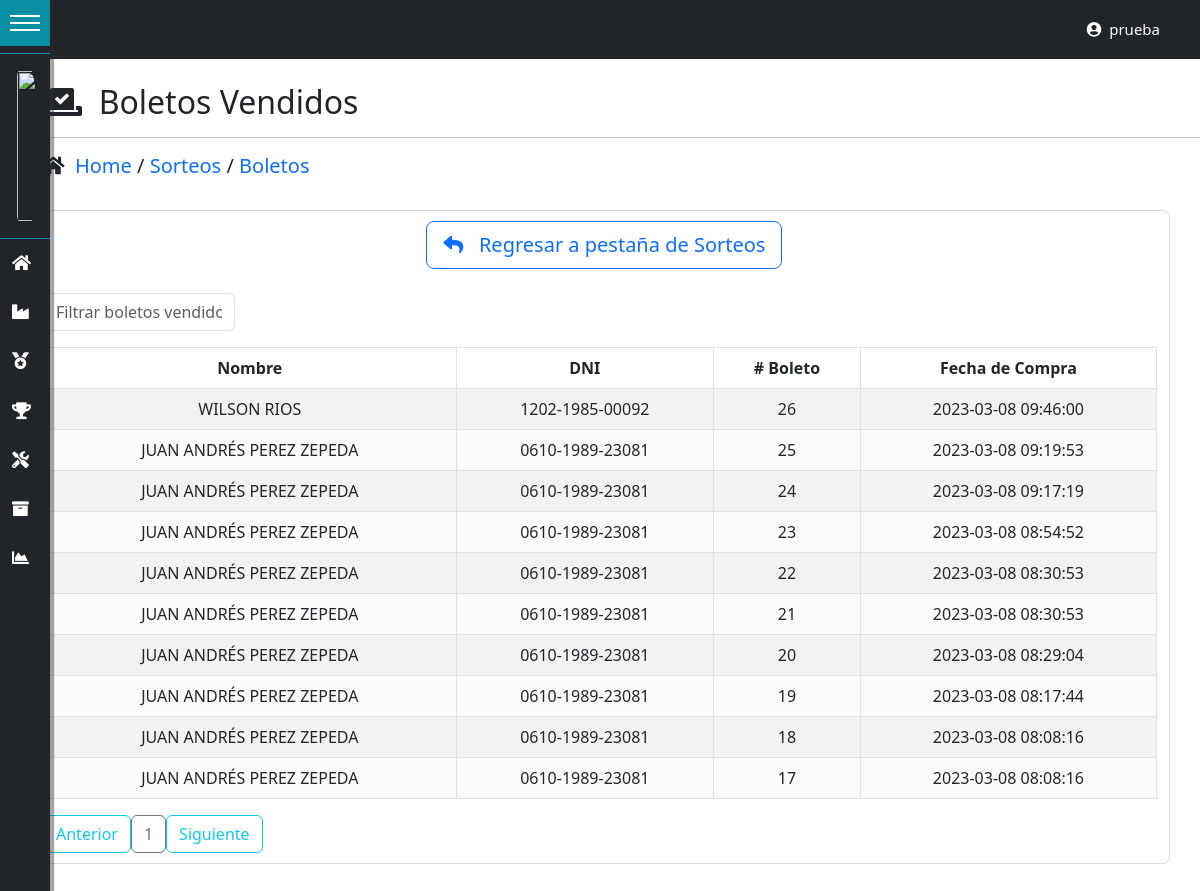
The app's page /boletos/ (signed in) with its own data.
### tables this page shows
CREATE TABLE IF NOT EXISTS `boletos` (
  `id_boleto` int(11) NOT NULL AUTO_INCREMENT,
  `id_usuario` int(11) NOT NULL,
  `id_sorteo` int(11) NOT NULL,
  `numero_boleto` int(4) NOT NULL,
  `fecha_compra` datetime NOT NULL,
  PRIMARY KEY (`id_boleto`) USING BTREE,
  KEY `IdUsuario` (`id_usuario`) USING BTREE,
  KEY `Índice 3` (`id_sorteo`),
  CONSTRAINT `FK_boletos_sorteos` FOREIGN KEY (`id_sorteo`) REFERENCES `sorteos` (`id_sorteo`) ON DELETE NO ACTION ON UPDATE NO ACTION,
  CONSTRAINT `FK_boletos_usuarios` FOREIGN KEY (`id_usuario`) REFERENCES `usuarios` (`id_usuario`) ON DELETE NO ACTION ON UPDATE NO ACTION
);

CREATE TABLE IF NOT EXISTS `personas` (
  `id_persona` int(11) NOT NULL AUTO_INCREMENT,
  `nombres` varchar(50) DEFAULT NULL,
  `apellidos` varchar(50) DEFAULT NULL,
  `dni` varchar(20) DEFAULT NULL,
  `edad` int(11) DEFAULT NULL,
  `telefono` varchar(15) DEFAULT NULL,
  `sexo` enum('Masculino','Femenino') DEFAULT NULL,
  `direccion` varchar(300) DEFAULT NULL,
  `creado_por` varchar(30) DEFAULT NULL,
  `fecha_creacion` datetime DEFAULT NULL,
  `modificado_por` varchar(30) DEFAULT NULL,
  `fecha_modificacion` datetime DEFAULT NULL,
  PRIMARY KEY (`id_persona`)
);

### controladores/vistasControlador.php (called while the page is built, shortened)
<?php
	class vistasControlador extends vistasModelo{
		public function obtener_plantilla_controlador(){
			return require_once "./vistas/plantilla.php";
		}
	}

### index.php (called while the page is built, shortened)
<?php
	require_once "./controladores/vistasControlador.php";
	$plantilla = new vistasControlador();
	$plantilla->obtener_plantilla_controlador();

### config/conexion.php (called while the page is built, shortened)
<?php
class ConexionBD{
    protected $manejador = "mysql";
    private static $servidor = "localhost";
    private static $usuario = "root";
    private static $pass = "";
    protected $db_name = "dbsorteo";
    protected function getConexion(){
        try{
            $parametros=array(PDO::ATTR_PERSISTENT=>true,PDO::MYSQL_ATTR_INIT_COMMAND=>"SET NAMES utf8");
            $this->conexion=new PDO($this->manejador.":host=".self::$servidor.";dbname=".$this->db_name,self::$usuario,self::$pass,$parametros);
            return $this->conexion;
        }
        catch(PDOException $e){
            echo 'Error en la conexion a la BD :'.$e->getMessage();
        }
    }
}

### DatosTablas/obtenerDatosSorteos.php (called while the page is built, shortened)
<?php
require_once("./config/conexion.php");
class obtenerDatosSorteos extends ConexionBD{
    public function boletosComprados(){
        $sql="SELECT b.id_boleto, b.id_usuario, b.id_sorteo, p.nombres,p.apellidos, p.dni, s.nombre_sorteo,
        b.numero_boleto,b.fecha_compra, u.id_persona from boletos b
        inner join usuarios u on u.id_usuario=b.id_usuario
        inner join sorteos s on s.id_sorteo=b.id_sorteo
        inner join personas p on p.id_persona=u.id_persona
        order by b.numero_boleto desc";
        $resultado=$this->conexion->query($sql) or die ($sql);
        return $resultado;
    }
}

### vistas/contenidos/boletos-view.php (the view, shortened to what this page needs)
<?php
include("./DatosTablas/obtenerDatosSorteos.php");
?>
<br>
<div class="container">
    <h2><i class="fas fa-vote-yea"></i>&nbsp; Boletos Vendidos</h2>
</div>
<hr/>
<div class="container">
    <h5><i class="fas fa-home"></i>&nbsp;
    <a href="<?php echo SERVERURL?>dashboard/"> Home </a>
    /
    <a href="<?php echo SERVERURL?>sorteos/"> Sorteos </a>
    /
    <a href="<?php echo SERVERURL?>boletos/"> Boletos </a></h5>
</div>
<br>
<div class="container contenedor-tabla">
    <div class="container">
        <div class="row">
            <div class="col-4"></div>
            <div class="col-6">
                <a href="<?php echo SERVERURL?>sorteos/">
                <div class="btn btn-outline-primary btn-lg"><i class="fas fa-reply"></i> &nbsp; Regresar a pestaña de Sorteos</div>
                </a>
            </div>
            <div class="col-2"></div>
        </div>
    </div>
<div class="table-responsive">
    <br>
        <input type="text" id="searchBox" class="form-control" onkeyup="filterTable()" placeholder="Filtrar boletos vendidos">
    <table id="datos-usuario" class="table table-bordered table-striped text-center">
        <thead>
            <tr>
                <th>Nombre</th>
                <th>DNI</th>
                <th># Boleto</th>
                <th>Fecha de Compra</th>
            </tr>
        </thead>
        <tbody class="body">
        <?php
                $datos=new obtenerDatosSorteos();
                $resultado=$datos->boletosComprados();
                foreach ($resultado as $fila){
            ?>
            <tr>
                <td><?php echo $fila['nombres'] . ' ' . $fila['apellidos']; ?></td>
                <td><?php echo $fila['dni']; ?></td>
                <td><?php echo $fila['numero_boleto']; ?></td>
                <td><?php echo $fila['fecha_compra']; ?></td>
            </tr>
            <?php
                    }
            ?>
        </tbody>
    </table>
</div>
<div id="paginador" class=""></div>
</div>
<br>
<br>

### vistas/css/Estilo-Form.css (style rules this page uses)
.contenedor-tabla { border: 1px solid #dddcdc; -moz-border-radius: 7px; -webkit-border-radius: 7px; padding: 10px; }
#searchBox { width:12rem; }
#datos-usuario { width: 100%; border-collapse: collapse; background-color:white; }
.contenedor-tabla { background-color:white; }
#datos-usuario th, td { padding: 8px; text-align: center; border-bottom: 1px solid rgb(226, 226, 226); }
#datos-usuario tr:nth-child(even) { background-color: #fafafa; }
.container h5 a { text-decoration: none; }

### vistas/css/estilos-vistas.css (style rules this page uses)
:root { --width:17rem; --pading:12px; --bgcoolor:rgb(33, 37, 41); --hovercolor:#088fa3; --width-collapsed:50px; }
body { font-size:18px; padding:0; margin: 0; margin-left:var(--width-collapsed); }

### records on screen
boletos: personas.nombres "WILSON", personas.apellidos "RIOS", personas.dni "1202-1985-00092", numero_boleto "26", fecha_compra "2023-03-08 09:46:00"
boletos: personas.nombres "JUAN ANDRÉS", personas.apellidos "PEREZ ZEPEDA", personas.dni "0610-1989-23081", numero_boleto "25", fecha_compra "2023-03-08 09:19:53"
boletos: personas.nombres "JUAN ANDRÉS", personas.apellidos "PEREZ ZEPEDA", personas.dni "0610-1989-23081", numero_boleto "24", fecha_compra "2023-03-08 09:17:19"
boletos: personas.nombres "JUAN ANDRÉS", personas.apellidos "PEREZ ZEPEDA", personas.dni "0610-1989-23081", numero_boleto "23", fecha_compra "2023-03-08 08:54:52"
boletos: personas.nombres "JUAN ANDRÉS", personas.apellidos "PEREZ ZEPEDA", personas.dni "0610-1989-23081", numero_boleto "22", fecha_compra "2023-03-08 08:30:53"
boletos: personas.nombres "JUAN ANDRÉS", personas.apellidos "PEREZ ZEPEDA", personas.dni "0610-1989-23081", numero_boleto "21", fecha_compra "2023-03-08 08:30:53"
boletos: personas.nombres "JUAN ANDRÉS", personas.apellidos "PEREZ ZEPEDA", personas.dni "0610-1989-23081", numero_boleto "20", fecha_compra "2023-03-08 08:29:04"
boletos: personas.nombres "JUAN ANDRÉS", personas.apellidos "PEREZ ZEPEDA", personas.dni "0610-1989-23081", numero_boleto "19", fecha_compra "2023-03-08 08:17:44"
boletos: personas.nombres "JUAN ANDRÉS", personas.apellidos "PEREZ ZEPEDA", personas.dni "0610-1989-23081", numero_boleto "18", fecha_compra "2023-03-08 08:08:16"
boletos: personas.nombres "JUAN ANDRÉS", personas.apellidos "PEREZ ZEPEDA", personas.dni "0610-1989-23081", numero_boleto "17", fecha_compra "2023-03-08 08:08:16"

### other values on screen
$_SESSION['usuario_login'] "prueba"
